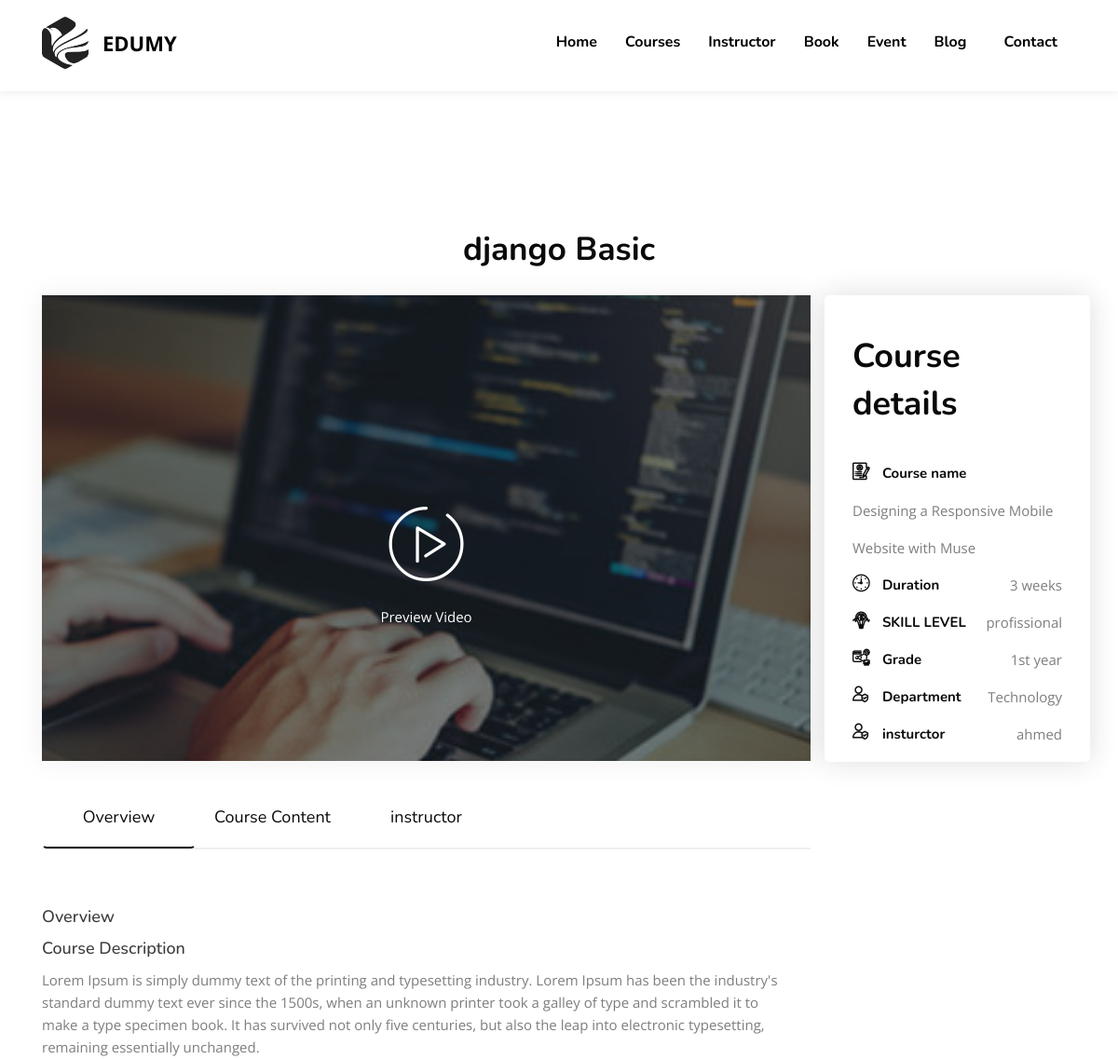
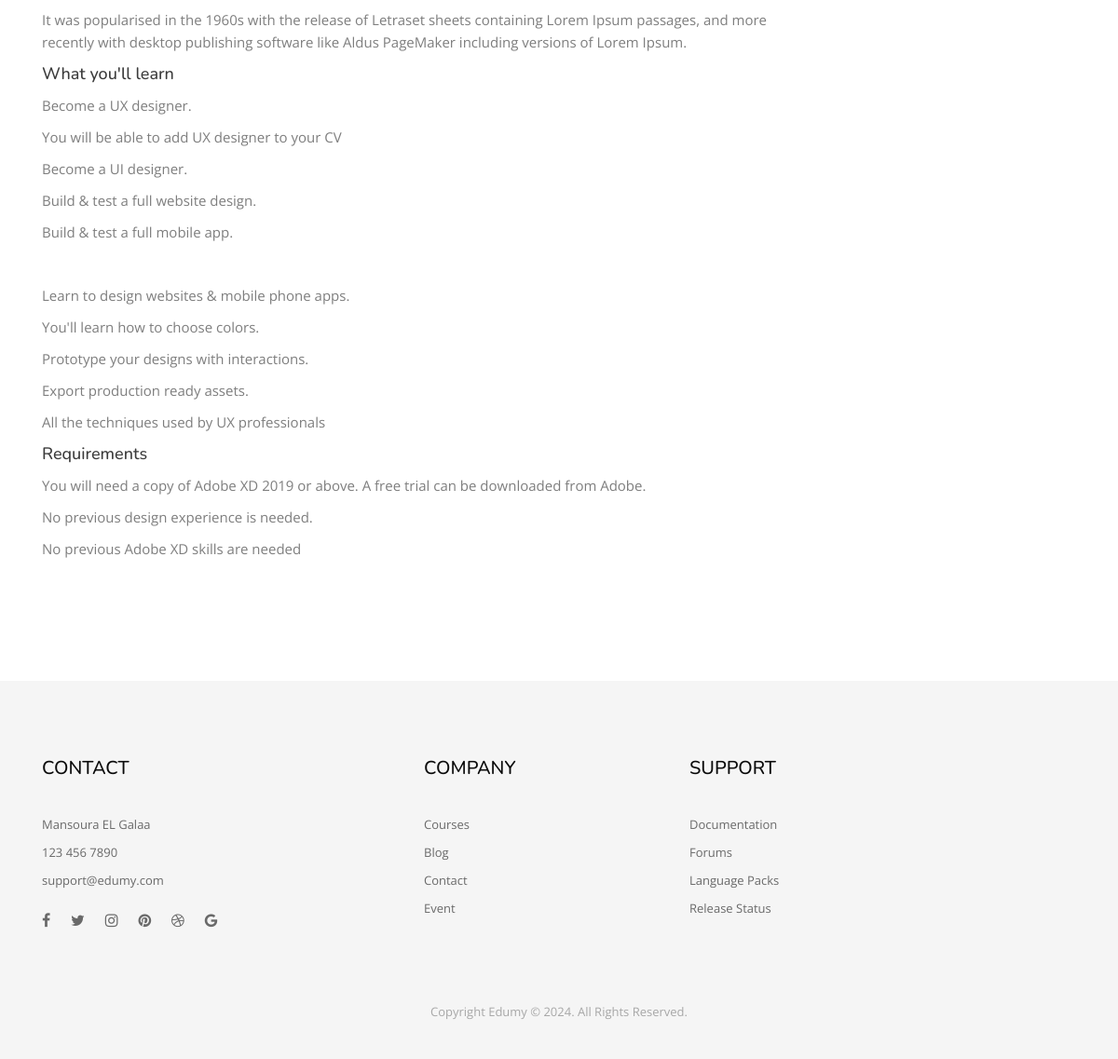
The page /courses/course_detail/2/ (signed in) on the database its author committed (2 pictures, top to bottom).
### courses/models.py (models this page shows, shortened)
class Lectures(models.Model):
    course=models.ForeignKey(courses, on_delete=models.CASCADE, related_name='lectures')
    title=models.CharField(max_length=100)
    link=models.URLField()

class courses(models.Model):
    instructor=models.ForeignKey(User, on_delete=models.CASCADE)
    title=models.CharField(max_length=100)
    image=models.ImageField(upload_to='courses', blank=True)
    description=models.TextField()
    grade=models.CharField(max_length=100, choices=grade_choices)
    department=models.CharField(max_length=100, choices=department_choices)
    duration=models.CharField(max_length=100)
    skill_level=models.CharField(max_length=100)
    over_view=RichTextField()

### courses/views.py (the view)
# urls.py: path("course_detail/<int:id>/", views.course_detail, name="course_detail"),
@login_required(login_url="accounts:login")
def course_detail(request,id):
    course=Courses.objects.get(id=id)
    lectures=Lectures.objects.filter(course=course)
    instructor=User.objects.get(id=course.instructor.id)
    instructor_profile=Profile.objects.get(user=instructor)
    context={'course':course, 'lectures':lectures, 'instructor':instructor, 'instructor_profile':instructor_profile}
    return render(request, "course_detail.html", context)

### templates/course_detail.html (shortened to what this page needs)
{% extends 'base.html' %}
{% load static %}
{% block body %}
	<section class="inner_page_breadcrumb style2 pb20">
		<div class="container">
			<div class="row">
				<div class="col-lg-10 offset-lg-1 text-center">
					<div class="courses_single_container mt50">
						<div class="cs_row_one">
							<div class="cs_ins_container">
								<h1 class="cs_title style2" id="lecture_title">{{lectures.0.title}}</h1>
							</div>
						</div>
					</div>
				</div>
			</div>
		</div>
	</section>
	<section id="top-courses" class="blog-post pt0">
		<div class="container">
			<div class="row">
				<div class="col-lg-8 col-xl-9">
					<div class="blog_post_home6 style2 video">
						<div class="bg_img_video_widget h500 thumb">
							<div class="bg-video" style="background-image: url({{course.image.url}});">
								<div class="bt-play text-center"><span class="flaticon-play-button"></span>Preview Video</div>
							</div>
							<div class="video-container">
							</div>
						</div>
					</div>
					<div class="courses_single_container">
						<div class="cs_rwo_tabs csv2">
							<ul class="nav nav-tabs style4 mt30" id="myTab" role="tablist">
								<li class="nav-item">
								    <a class="nav-link style4 active" id="Overview-tab" data-toggle="tab" href="#Overview" role="tab" aria-controls="Overview" aria-selected="true">Overview</a>
								</li>
								<li class="nav-item">
								    <a class="nav-link style4" id="course-tab" data-toggle="tab" href="#course" role="tab" aria-controls="course" aria-selected="false">Course Content</a>
								</li>
								<li class="nav-item">
								    <a class="nav-link style4" id="instructor-tab" data-toggle="tab" href="#instructor" role="tab" aria-controls="instructor" aria-selected="false">instructor</a>
								</li>
							</ul>
							<div class="tab-content" id="myTabContent">
								<div class="tab-pane fade show active" id="Overview" role="tabpanel" aria-labelledby="Overview-tab">
									<div class="cs_row_two csv2">
										<div class="cs_overview style2">
											{{course.over_view|safe}}
										</div>
									</div>
								</div>
							</div>
						</div>
					</div>
				</div>
				<div class="col-lg-4 col-xl-3 pl-lg-0 pr-lg-0">
					<div class="sidebar_course_widget style2">
						<div class="course_list_details">
							<div class="price_title df"> <h1> Course details </h1></div>
							<ul class="icon-box-list mt20 mb0">
								<li><span class="fwb fz15 icon flaticon-resume"></span> <span class="fwb fz15 pl10 title">Course name</span> <span class="para"> {{course.title}}</span></li>
								<li><span class="fwb fz15 icon flaticon-clock"></span> <span class="fwb fz15 pl10 title">Duration</span> <span class="para"> {{course.duration}}</span></li>
								<li><span class="fwb fz15 icon flaticon-creative-idea"></span> <span class="fwb fz15 pl10 title">SKILL LEVEL</span> <span class="para"> {{course.skill_level}}</span></li>
								<li><span class="fwb fz15 icon flaticon-ebook"></span> <span class="fwb fz15 pl10 title">Grade</span> <span class="para"> {{course.grade}}</span></li>
								<li><span class="fwb fz15 icon flaticon-account"></span> <span class="fwb fz15 pl10 title">Department</span> <span class="para">{{course.department}}</span></li>
								<li><span class="fwb fz15 icon flaticon-account"></span> <span class="fwb fz15 pl10 title">insturctor</span> <span class="para">{{course.instructor}}</span></li>
							</ul>
						</div>
					</div>
				</div>
			</div>
		</div>
	</section>
	{% endblock %}

### static/css/ace-responsive-menu.css (style rules this page uses)
a { color: #0d638f; text-shadow: none; }
ul { margin: 0px; padding: 0px; }

### rows shown on the page
Lectures: title "django Basic"
courses: image (picture), over_view "Overview Course Description Lorem Ipsum is simply dummy text of the printing and typesetting industry. Lorem Ipsum has been the industry's standard dummy text ever since the 1500s, when an unknown printer took a galley of type and scrambled it to make a type specimen book. It has survived not only five centuries, but also the leap into electronic typesetting, remaining essentially unchanged. It was popularised in the 1960s with the release of Letraset sheets containing Lorem Ipsum passages, and more recently with desktop publishing software like Aldus PageMaker including versions of Lorem Ipsum. What you'll learn Become a UX designer. You will be able to add UX designer to your CV Become a…", title "Designing a Responsive Mobile Website with Muse", duration "3 weeks", skill_level "profissional", grade "1st year", department "Technology", instructor "ahmed"
